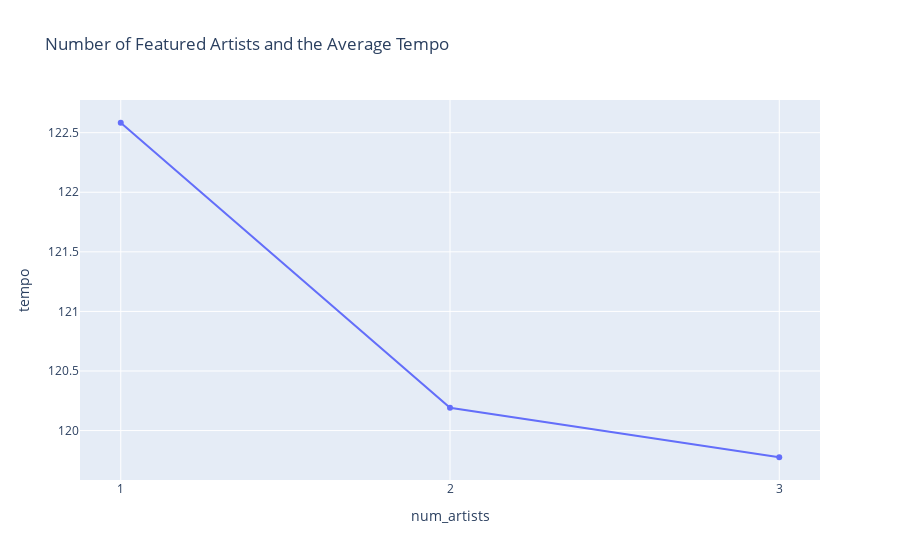

Notebook code cell kept with this figure:
### Code cell
# Scatter plot of number of artists and the Tempo feature
fig = px.line(num_art_grp, x=x_axis, y='tempo', markers=True,
    title = 'Number of Featured Artists and the Average Tempo')
fig.update_xaxes(type='category')

fig.show()

### Figure 1 — Plotly figure (JSON) as saved in the notebook; plotly's stock layout.template omitted (floating-point values rounded to 4 significant figures)
{"data": [{"hovertemplate": "num_artists=%{x}<br>tempo=%{y}<extra></extra>", "legendgroup": "", "line": {"color": "#636efa", "dash": "solid"}, "marker": {"symbol": "circle"}, "mode": "lines+markers", "name": "", "orientation": "v", "showlegend": false, "type": "scatter", "x": [1, 2, 3], "xaxis": "x", "y": [122.6, 120.2, 119.8], "yaxis": "y"}], "layout": {"legend": {"tracegroupgap": 0}, "title": {"text": "Number of Featured Artists and the Average Tempo"}, "xaxis": {"anchor": "y", "domain": [0, 1], "title": {"text": "num_artists"}, "type": "category"}, "yaxis": {"anchor": "x", "domain": [0, 1], "title": {"text": "tempo"}}}}
